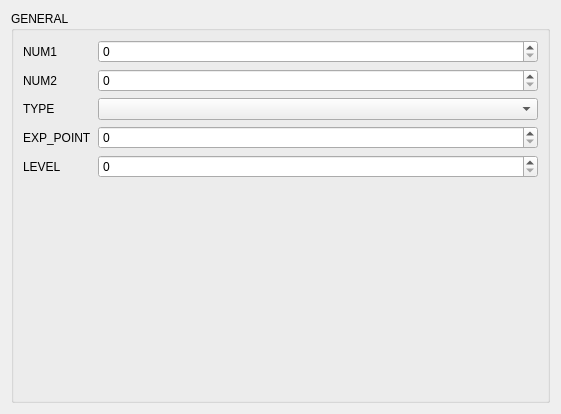
<?xml version="1.0" encoding="UTF-8"?>
<ui version="4.0">
 <class>SoulTabForm</class>
 <widget class="QWidget" name="SoulTabForm">
  <property name="geometry">
   <rect>
    <x>0</x>
    <y>0</y>
    <width>561</width>
    <height>414</height>
   </rect>
  </property>
  <property name="windowTitle">
   <string notr="true">Form</string>
  </property>
  <layout class="QHBoxLayout" name="horizontalLayout">
   <item>
    <widget class="QGroupBox" name="groupBox_4">
     <property name="title">
      <string>GENERAL</string>
     </property>
     <layout class="QVBoxLayout" name="verticalLayout_2">
      <item>
       <layout class="QFormLayout" name="formLayout">
        <item row="0" column="0">
         <widget class="QLabel" name="label">
          <property name="text">
           <string>NUM1</string>
          </property>
         </widget>
        </item>
        <item row="0" column="1">
         <widget class="QSpinBox" name="num1SB">
          <property name="maximum">
           <number>65535</number>
          </property>
         </widget>
        </item>
        <item row="1" column="0">
         <widget class="QLabel" name="label_2">
          <property name="text">
           <string>NUM2</string>
          </property>
         </widget>
        </item>
        <item row="1" column="1">
         <widget class="QSpinBox" name="num2SB">
          <property name="maximum">
           <number>65535</number>
          </property>
         </widget>
        </item>
        <item row="2" column="0">
         <widget class="QLabel" name="label_3">
          <property name="text">
           <string>TYPE</string>
          </property>
         </widget>
        </item>
        <item row="2" column="1">
         <widget class="QComboBox" name="itemCB">
          <property name="minimumSize">
           <size>
            <width>180</width>
            <height>0</height>
           </size>
          </property>
         </widget>
        </item>
        <item row="4" column="0">
         <widget class="QLabel" name="label_7">
          <property name="text">
           <string>EXP_POINT</string>
          </property>
         </widget>
        </item>
        <item row="4" column="1">
         <widget class="QSpinBox" name="expSB">
          <property name="minimum">
           <number>0</number>
          </property>
          <property name="maximum">
           <number>65535</number>
          </property>
         </widget>
        </item>
        <item row="5" column="0">
         <widget class="QLabel" name="label_4">
          <property name="text">
           <string>LEVEL</string>
          </property>
         </widget>
        </item>
        <item row="5" column="1">
         <widget class="QSpinBox" name="levelSB">
          <property name="maximum">
           <number>10</number>
          </property>
         </widget>
        </item>
       </layout>
      </item>
     </layout>
    </widget>
   </item>
  </layout>
 </widget>
 <resources/>
 <connections/>
</ui>
